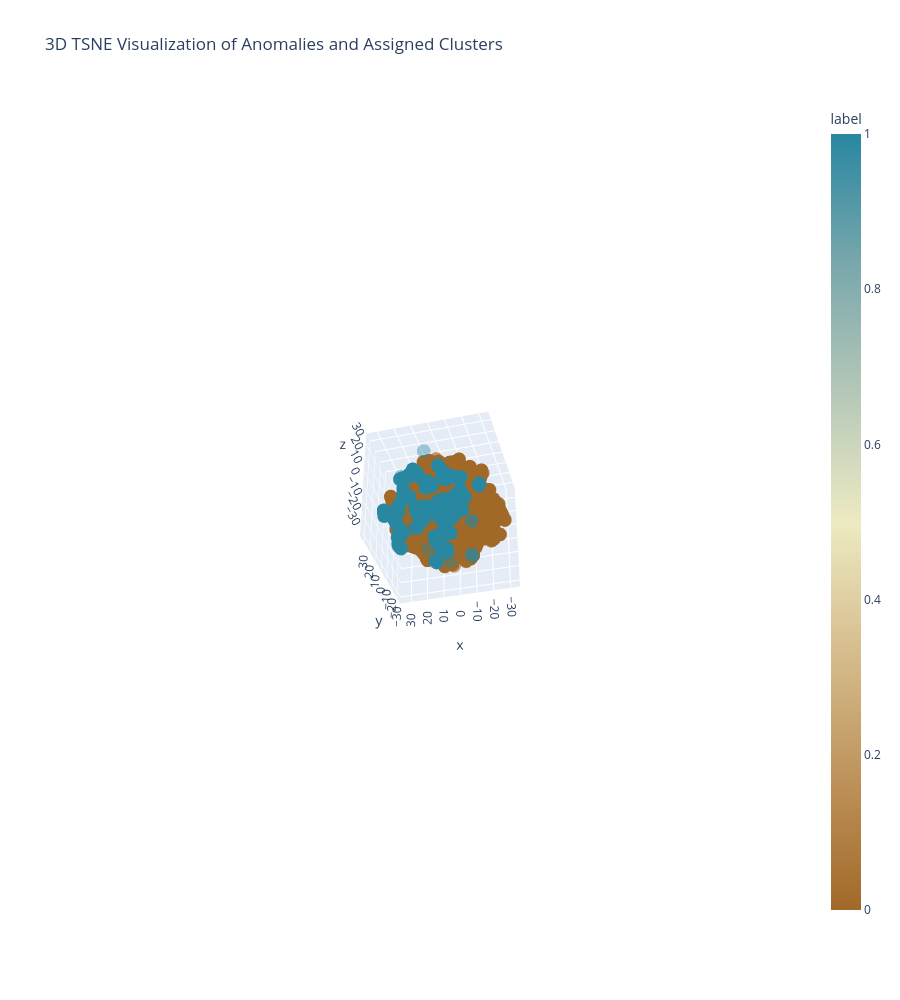

The notebook cell this image was saved under:
### Code cell
import plotly.express as px
#df_3d = pd.DataFrame(
#   reduced_embeddings_3d,
#   columns=["x", "y", "z"]
#)
#df_3d["title"] = titles
#df_3d["cluster"] = [str(c) for c in clusters]
#df_3d["size"] = 10000

# Create 3D scatter plot 
fig = px.scatter_3d(
                    X_reduced_scatter_3d,
                    x='x',
                    y='y',
                    z='z',
                    color='label',
                    title='3D TSNE Visualization of Anomalies and Assigned Clusters',
                    opacity=0.4,
                    #color_discrete_sequence = ['steelblue', 'tan'], # need to convert to RGBA
                    color_continuous_scale='earth',
                    size_max=0.01,
                    #size = 'size',
                    hover_data=['label']  # Show title on hover
)

# Update layout
fig.update_layout(
   width=900,
   height=1000,
   showlegend=True
)

fig.show()

fig.write_html('3d_anomalyViz_GMM.html')

### Figure 1 — Plotly figure (JSON) as saved in the notebook; plotly's stock layout.template omitted (floating-point values rounded to 4 significant figures; data arrays with more than 128 entries replaced by an {"elided": "..."} marker saying what was removed)
{"data": [{"customdata": {"elided": "15371x1 int values"}, "hovertemplate": "x=%{x}<br>y=%{y}<br>z=%{z}<br>label=%{marker.color}<extra></extra>", "legendgroup": "", "marker": {"color": {"elided": "15371 int values"}, "coloraxis": "coloraxis", "opacity": 0.4, "symbol": "circle"}, "mode": "markers", "name": "", "scene": "scene", "showlegend": false, "type": "scatter3d", "x": {"elided": "15371 float values"}, "y": {"elided": "15371 float values"}, "z": {"elided": "15371 float values"}}], "layout": {"coloraxis": {"colorbar": {"title": {"text": "label"}}, "colorscale": [[0, "rgb(161, 105, 40)"], [0.1667, "rgb(189, 146, 90)"], [0.3333, "rgb(214, 189, 141)"], [0.5, "rgb(237, 234, 194)"], [0.6667, "rgb(181, 200, 184)"], [0.8333, "rgb(121, 167, 172)"], [1, "rgb(40, 135, 161)"]]}, "height": 1000, "legend": {"tracegroupgap": 0}, "scene": {"aspectmode": "auto", "aspectratio": {"x": 0.9999, "y": 1.01, "z": 0.9901}, "camera": {"center": {"x": 0, "y": 0, "z": 0}, "eye": {"x": -1.66, "y": 6.152, "z": -4.666}, "projection": {"type": "perspective"}, "up": {"x": 0, "y": 0, "z": 1}}, "domain": {"x": [0, 1], "y": [0, 1]}, "xaxis": {"title": {"text": "x"}, "type": "linear"}, "yaxis": {"title": {"text": "y"}, "type": "linear"}, "zaxis": {"title": {"text": "z"}, "type": "linear"}}, "showlegend": true, "title": {"text": "3D TSNE Visualization of Anomalies and Assigned Clusters"}, "width": 900}}
